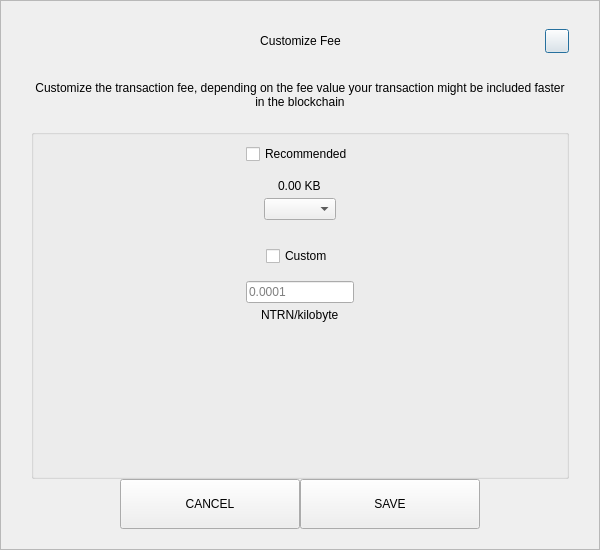
<?xml version="1.0" encoding="UTF-8"?>
<ui version="4.0">
 <class>SendCustomFeeDialog</class>
 <widget class="QDialog" name="SendCustomFeeDialog">
  <property name="geometry">
   <rect>
    <x>0</x>
    <y>0</y>
    <width>600</width>
    <height>550</height>
   </rect>
  </property>
  <property name="windowTitle">
   <string>Form</string>
  </property>
  <layout class="QVBoxLayout" name="verticalLayout_3">
   <property name="spacing">
    <number>0</number>
   </property>
   <property name="leftMargin">
    <number>0</number>
   </property>
   <property name="topMargin">
    <number>0</number>
   </property>
   <property name="rightMargin">
    <number>0</number>
   </property>
   <property name="bottomMargin">
    <number>0</number>
   </property>
   <item>
    <widget class="QFrame" name="frame">
     <property name="styleSheet">
      <string notr="true"/>
     </property>
     <property name="frameShape">
      <enum>QFrame::StyledPanel</enum>
     </property>
     <property name="frameShadow">
      <enum>QFrame::Raised</enum>
     </property>
     <layout class="QVBoxLayout" name="verticalLayout_2">
      <property name="spacing">
       <number>0</number>
      </property>
      <property name="leftMargin">
       <number>30</number>
      </property>
      <property name="topMargin">
       <number>20</number>
      </property>
      <property name="rightMargin">
       <number>30</number>
      </property>
      <property name="bottomMargin">
       <number>20</number>
      </property>
      <item>
       <layout class="QHBoxLayout" name="horizontalLayout_3">
        <property name="spacing">
         <number>0</number>
        </property>
        <item>
         <spacer name="horizontalSpacer_21">
          <property name="orientation">
           <enum>Qt::Horizontal</enum>
          </property>
          <property name="sizeHint" stdset="0">
           <size>
            <width>40</width>
            <height>20</height>
           </size>
          </property>
         </spacer>
        </item>
        <item>
         <widget class="QLabel" name="labelTitle">
          <property name="minimumSize">
           <size>
            <width>0</width>
            <height>40</height>
           </size>
          </property>
          <property name="maximumSize">
           <size>
            <width>16777215</width>
            <height>40</height>
           </size>
          </property>
          <property name="styleSheet">
           <string notr="true">padding-left:24px;</string>
          </property>
          <property name="text">
           <string>Customize Fee</string>
          </property>
          <property name="alignment">
           <set>Qt::AlignCenter</set>
          </property>
          <property name="margin">
           <number>7</number>
          </property>
         </widget>
        </item>
        <item>
         <spacer name="horizontalSpacer">
          <property name="orientation">
           <enum>Qt::Horizontal</enum>
          </property>
          <property name="sizeHint" stdset="0">
           <size>
            <width>40</width>
            <height>20</height>
           </size>
          </property>
         </spacer>
        </item>
        <item>
         <widget class="QPushButton" name="btnEsc">
          <property name="minimumSize">
           <size>
            <width>24</width>
            <height>24</height>
           </size>
          </property>
          <property name="maximumSize">
           <size>
            <width>24</width>
            <height>24</height>
           </size>
          </property>
          <property name="text">
           <string/>
          </property>
         </widget>
        </item>
       </layout>
      </item>
      <item>
       <spacer name="verticalSpacer_2">
        <property name="orientation">
         <enum>Qt::Vertical</enum>
        </property>
        <property name="sizeType">
         <enum>QSizePolicy::Fixed</enum>
        </property>
        <property name="sizeHint" stdset="0">
         <size>
          <width>20</width>
          <height>20</height>
         </size>
        </property>
       </spacer>
      </item>
      <item>
       <widget class="QLabel" name="labelMessage">
        <property name="text">
         <string>Customize the transaction fee, depending on the fee value your transaction might be included faster in the blockchain</string>
        </property>
        <property name="alignment">
         <set>Qt::AlignCenter</set>
        </property>
        <property name="wordWrap">
         <bool>true</bool>
        </property>
       </widget>
      </item>
      <item>
       <spacer name="verticalSpacer_3">
        <property name="orientation">
         <enum>Qt::Vertical</enum>
        </property>
        <property name="sizeType">
         <enum>QSizePolicy::Fixed</enum>
        </property>
        <property name="sizeHint" stdset="0">
         <size>
          <width>20</width>
          <height>20</height>
         </size>
        </property>
       </spacer>
      </item>
      <item>
       <widget class="QGroupBox" name="groupBox">
        <property name="title">
         <string/>
        </property>
        <layout class="QVBoxLayout" name="verticalLayout">
         <property name="leftMargin">
          <number>12</number>
         </property>
         <property name="rightMargin">
          <number>12</number>
         </property>
         <item>
          <layout class="QVBoxLayout" name="verticalLayout_4">
           <property name="spacing">
            <number>5</number>
           </property>
           <item alignment="Qt::AlignHCenter">
            <widget class="QCheckBox" name="checkBoxRecommended">
             <property name="text">
              <string>Recommended</string>
             </property>
            </widget>
           </item>
           <item>
            <spacer name="verticalSpacer_5">
             <property name="orientation">
              <enum>Qt::Vertical</enum>
             </property>
             <property name="sizeType">
              <enum>QSizePolicy::Fixed</enum>
             </property>
             <property name="sizeHint" stdset="0">
              <size>
               <width>20</width>
               <height>10</height>
              </size>
             </property>
            </spacer>
           </item>
           <item alignment="Qt::AlignHCenter">
            <widget class="QLabel" name="labelFee">
             <property name="text">
              <string>0.00 KB</string>
             </property>
            </widget>
           </item>
           <item alignment="Qt::AlignHCenter">
            <widget class="QComboBox" name="comboBoxRecommended"/>
           </item>
          </layout>
         </item>
         <item>
          <spacer name="verticalSpacer">
           <property name="orientation">
            <enum>Qt::Vertical</enum>
           </property>
           <property name="sizeType">
            <enum>QSizePolicy::Fixed</enum>
           </property>
           <property name="sizeHint" stdset="0">
            <size>
             <width>20</width>
             <height>20</height>
            </size>
           </property>
          </spacer>
         </item>
         <item>
          <layout class="QVBoxLayout" name="verticalLayout_5">
           <property name="spacing">
            <number>5</number>
           </property>
           <item alignment="Qt::AlignHCenter">
            <widget class="QCheckBox" name="checkBoxCustom">
             <property name="text">
              <string>Custom</string>
             </property>
            </widget>
           </item>
           <item>
            <spacer name="verticalSpacer_6">
             <property name="orientation">
              <enum>Qt::Vertical</enum>
             </property>
             <property name="sizeType">
              <enum>QSizePolicy::Fixed</enum>
             </property>
             <property name="sizeHint" stdset="0">
              <size>
               <width>20</width>
               <height>10</height>
              </size>
             </property>
            </spacer>
           </item>
           <item alignment="Qt::AlignHCenter">
            <widget class="QLineEdit" name="lineEditCustomFee">
             <property name="placeholderText">
              <string notr="true">0.0001</string>
             </property>
            </widget>
           </item>
           <item alignment="Qt::AlignHCenter">
            <widget class="QLabel" name="labelCustomFee">
             <property name="text">
              <string>NTRN/kilobyte</string>
             </property>
            </widget>
           </item>
          </layout>
         </item>
         <item>
          <spacer name="verticalSpacer_4">
           <property name="orientation">
            <enum>Qt::Vertical</enum>
           </property>
           <property name="sizeHint" stdset="0">
            <size>
             <width>20</width>
             <height>40</height>
            </size>
           </property>
          </spacer>
         </item>
        </layout>
       </widget>
      </item>
      <item>
       <layout class="QHBoxLayout" name="horizontalLayout" stretch="1,2,2,1">
        <item>
         <spacer name="horizontalSpacer1">
          <property name="orientation">
           <enum>Qt::Horizontal</enum>
          </property>
          <property name="sizeHint" stdset="0">
           <size>
            <width>40</width>
            <height>20</height>
           </size>
          </property>
         </spacer>
        </item>
        <item>
         <widget class="QPushButton" name="btnCancel">
          <property name="minimumSize">
           <size>
            <width>180</width>
            <height>50</height>
           </size>
          </property>
          <property name="focusPolicy">
           <enum>Qt::NoFocus</enum>
          </property>
          <property name="text">
           <string>CANCEL</string>
          </property>
         </widget>
        </item>
        <item>
         <widget class="QPushButton" name="btnSave">
          <property name="minimumSize">
           <size>
            <width>180</width>
            <height>50</height>
           </size>
          </property>
          <property name="focusPolicy">
           <enum>Qt::NoFocus</enum>
          </property>
          <property name="text">
           <string>SAVE</string>
          </property>
         </widget>
        </item>
        <item>
         <spacer name="horizontalSpacer_2">
          <property name="orientation">
           <enum>Qt::Horizontal</enum>
          </property>
          <property name="sizeHint" stdset="0">
           <size>
            <width>40</width>
            <height>20</height>
           </size>
          </property>
         </spacer>
        </item>
       </layout>
      </item>
     </layout>
    </widget>
   </item>
  </layout>
 </widget>
 <resources/>
 <connections/>
</ui>
